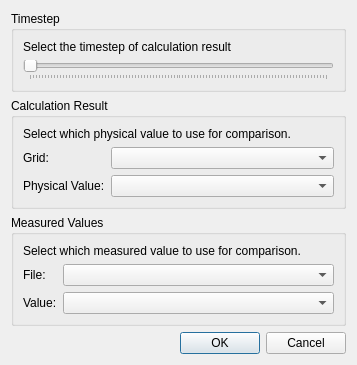
<?xml version="1.0" encoding="UTF-8"?>
<ui version="4.0">
 <class>Graph2dVerificationSettingDialog</class>
 <widget class="QDialog" name="Graph2dVerificationSettingDialog">
  <property name="geometry">
   <rect>
    <x>0</x>
    <y>0</y>
    <width>357</width>
    <height>337</height>
   </rect>
  </property>
  <property name="windowTitle">
   <string>Verification Setting</string>
  </property>
  <layout class="QVBoxLayout" name="verticalLayout_4">
   <item>
    <widget class="QGroupBox" name="timestepGroupBox">
     <property name="title">
      <string>Timestep</string>
     </property>
     <layout class="QVBoxLayout" name="verticalLayout">
      <item>
       <widget class="QLabel" name="timestepLabel">
        <property name="text">
         <string>Select the timestep of calculation result</string>
        </property>
       </widget>
      </item>
      <item>
       <widget class="SliderWithValue" name="timestepSlider">
        <property name="orientation">
         <enum>Qt::Horizontal</enum>
        </property>
        <property name="tickPosition">
         <enum>QSlider::TicksBelow</enum>
        </property>
       </widget>
      </item>
     </layout>
    </widget>
   </item>
   <item>
    <widget class="QGroupBox" name="calculationResultGroupBox">
     <property name="title">
      <string>Calculation Result</string>
     </property>
     <layout class="QVBoxLayout" name="verticalLayout_2">
      <item>
       <widget class="QLabel" name="calculationResultLabel">
        <property name="text">
         <string>Select which physical value to use for comparison.</string>
        </property>
       </widget>
      </item>
      <item>
       <layout class="QGridLayout" name="gridLayout" columnstretch="0,1">
        <item row="0" column="0">
         <widget class="QLabel" name="gridLabel">
          <property name="text">
           <string>Grid:</string>
          </property>
         </widget>
        </item>
        <item row="0" column="1">
         <widget class="QComboBox" name="gridComboBox"/>
        </item>
        <item row="1" column="0">
         <widget class="QLabel" name="physicalValueLabel">
          <property name="text">
           <string>Physical Value:</string>
          </property>
         </widget>
        </item>
        <item row="1" column="1">
         <widget class="QComboBox" name="physicalValueComboBox"/>
        </item>
       </layout>
      </item>
     </layout>
    </widget>
   </item>
   <item>
    <widget class="QGroupBox" name="calculationResultGroupBox_2">
     <property name="title">
      <string>Measured Values</string>
     </property>
     <layout class="QVBoxLayout" name="verticalLayout_3">
      <item>
       <widget class="QLabel" name="measuredValueLabel_2">
        <property name="text">
         <string>Select which measured value to use for comparison.</string>
        </property>
       </widget>
      </item>
      <item>
       <layout class="QGridLayout" name="gridLayout_2" columnstretch="0,1">
        <item row="0" column="0">
         <widget class="QLabel" name="fileLabel">
          <property name="text">
           <string>File:</string>
          </property>
         </widget>
        </item>
        <item row="0" column="1">
         <widget class="QComboBox" name="fileComboBox"/>
        </item>
        <item row="1" column="0">
         <widget class="QLabel" name="measuredValueLabel">
          <property name="text">
           <string>Value:</string>
          </property>
         </widget>
        </item>
        <item row="1" column="1">
         <widget class="QComboBox" name="measuredValueComboBox"/>
        </item>
       </layout>
      </item>
     </layout>
    </widget>
   </item>
   <item>
    <spacer name="verticalSpacer">
     <property name="orientation">
      <enum>Qt::Vertical</enum>
     </property>
     <property name="sizeHint" stdset="0">
      <size>
       <width>20</width>
       <height>0</height>
      </size>
     </property>
    </spacer>
   </item>
   <item>
    <widget class="QDialogButtonBox" name="buttonBox">
     <property name="orientation">
      <enum>Qt::Horizontal</enum>
     </property>
     <property name="standardButtons">
      <set>QDialogButtonBox::Cancel|QDialogButtonBox::Ok</set>
     </property>
    </widget>
   </item>
  </layout>
 </widget>
 <customwidgets>
  <customwidget>
   <class>SliderWithValue</class>
   <extends>QSlider</extends>
   <header>guibase/widget/sliderwithvalue.h</header>
  </customwidget>
 </customwidgets>
 <resources/>
 <connections>
  <connection>
   <sender>buttonBox</sender>
   <signal>accepted()</signal>
   <receiver>Graph2dVerificationSettingDialog</receiver>
   <slot>accept()</slot>
   <hints>
    <hint type="sourcelabel">
     <x>248</x>
     <y>254</y>
    </hint>
    <hint type="destinationlabel">
     <x>157</x>
     <y>274</y>
    </hint>
   </hints>
  </connection>
  <connection>
   <sender>buttonBox</sender>
   <signal>rejected()</signal>
   <receiver>Graph2dVerificationSettingDialog</receiver>
   <slot>reject()</slot>
   <hints>
    <hint type="sourcelabel">
     <x>316</x>
     <y>260</y>
    </hint>
    <hint type="destinationlabel">
     <x>286</x>
     <y>274</y>
    </hint>
   </hints>
  </connection>
 </connections>
</ui>
